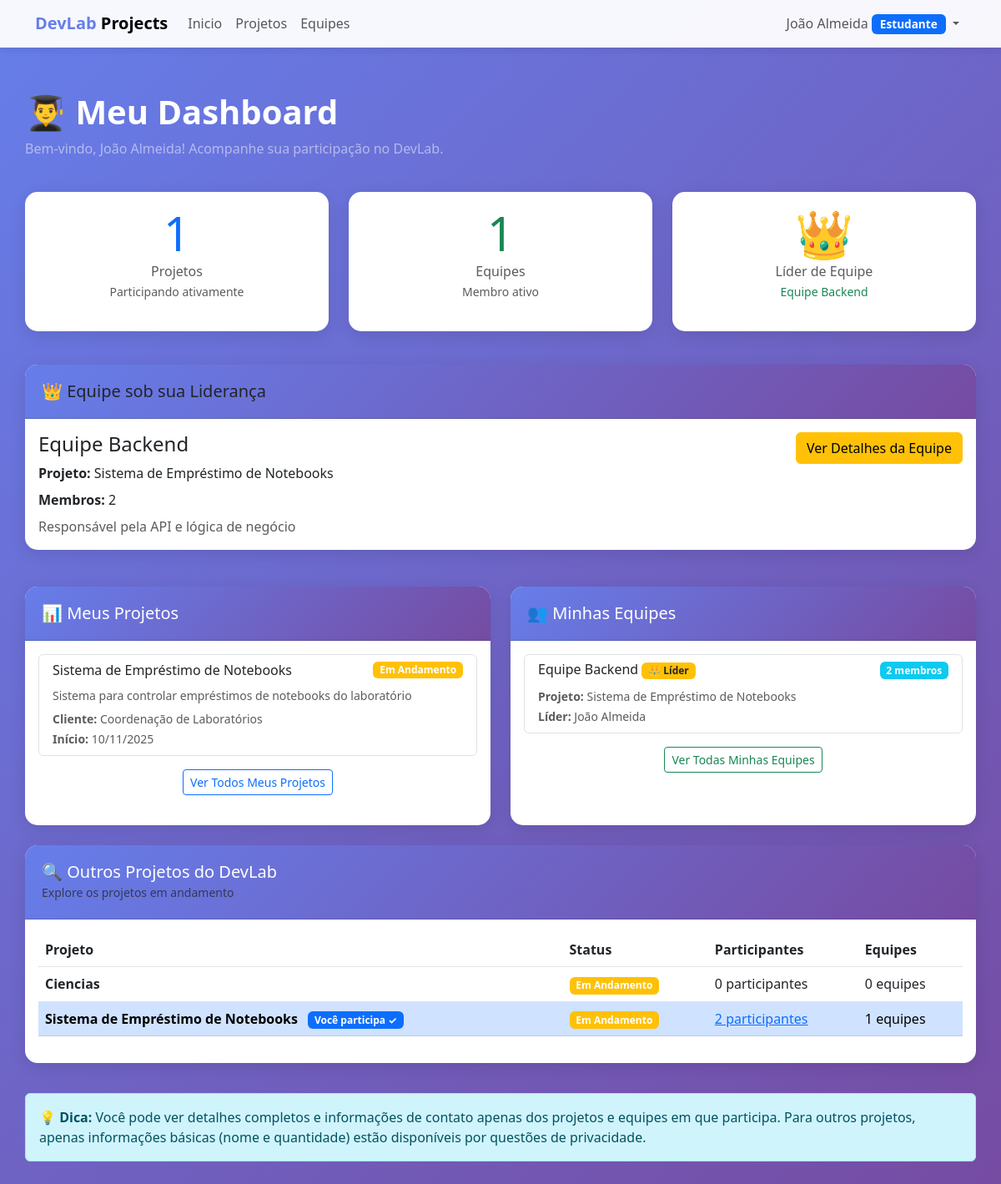
The app's page /estudante/ (signed in), older data.
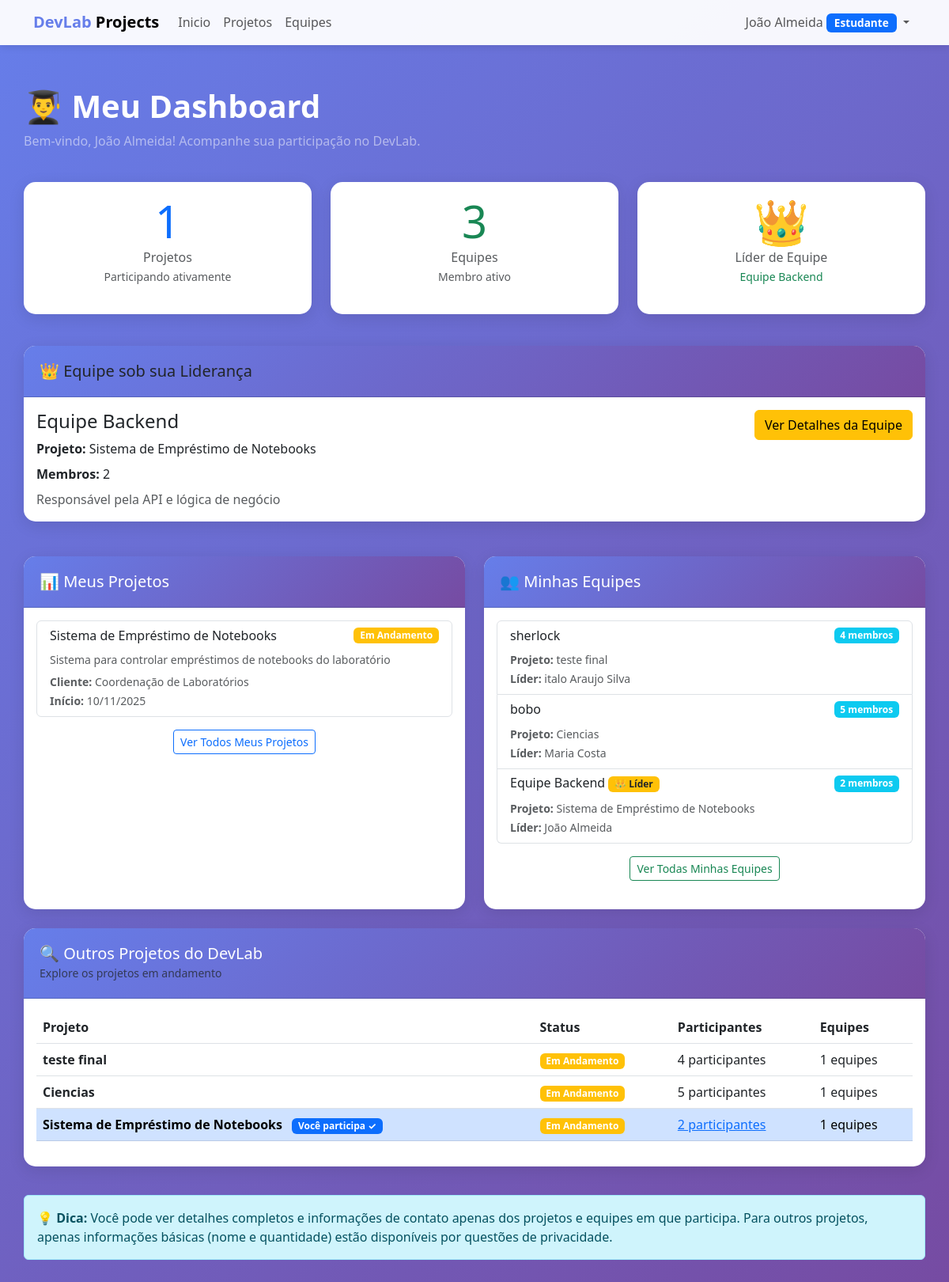
The same page, newer data.
### meuapp/models.py (models this page shows, shortened)
class Usuario(AbstractUser):
    TIPO_CHOICES = [
        ('coordenador', 'Coordenador'),
        ('professor', 'Professor'),
        ('estudante', 'Estudante'),
    ]
    tipo = models.CharField(max_length=20, choices=TIPO_CHOICES, default='estudante')
    matricula = models.CharField(max_length=20, unique=True, null=True, blank=True)
    cpf = models.CharField(max_length=11, unique=True, null=True, blank=True)
    data_nascimento = models.DateField(null=True, blank=True)
    curso = models.CharField(max_length=100, blank=True)
    class Meta:
        verbose_name = 'Usuário'
        verbose_name_plural = 'Usuários'

class Equipe(models.Model):
    nome = models.CharField(max_length=100)
    descricao = models.TextField(blank=True)
    projeto = models.ForeignKey(Projeto, on_delete=models.CASCADE, related_name='equipes', null=True, blank=True)
    lider = models.OneToOneField(
        Usuario,
        on_delete=models.SET_NULL,
        null=True,
        blank=True,
        related_name='equipe_liderada',
        help_text="Líder da equipe (cada usuário pode liderar no máximo uma equipe)"
    )
    membros = models.ManyToManyField(Usuario, related_name='equipes_participando', blank=True)
    criada_em = models.DateTimeField(auto_now_add=True)
    class Meta:
        verbose_name = 'Equipe'
        verbose_name_plural = 'Equipes'
        ordering = ['projeto', 'nome']
    def total_membros(self):
        return self.membros.count()

class Projeto(models.Model):
    STATUS_CHOICES = [
        ('planejado', 'Planejado'),
        ('andamento', 'Em Andamento'),
        ('concluido', 'Concluído'),
    ]
    titulo = models.CharField(max_length=200)
    descricao = models.TextField()
    cliente = models.CharField(max_length=200)
    status = models.CharField(max_length=20, choices=STATUS_CHOICES, default='planejado')
    data_inicio = models.DateField()
    data_fim_prevista = models.DateField()
    participantes = models.ManyToManyField(Usuario, through='ParticipacaoProjeto', related_name='projetos_participando')
    criado_em = models.DateTimeField(auto_now_add=True)
    atualizado_em = models.DateTimeField(auto_now=True)
    class Meta:
        verbose_name = 'Projeto'
        verbose_name_plural = 'Projetos'
        ordering = ['-criado_em']
    def total_participantes(self):
        return self.membros_por_equipes().count()
    def membros_por_equipes(self):
        return Usuario.objects.filter(equipes_participando__projeto=self).distinct()
    def total_equipes(self):
        return self.equipes.count()

### meuapp/views.py (the view)
# urls.py: path('estudante/', views.estudante_dashboard, name='estudante_dashboard'),
@login_required
@user_passes_test(is_estudante)
def estudante_dashboard(request):
    meus_projetos = request.user.projetos_participando.all()
    minhas_equipes = request.user.equipes_participando.all()
    equipe_liderada = getattr(request.user, 'equipe_liderada', None)
    todos_projetos = Projeto.objects.all()
    context = {
        'meus_projetos': meus_projetos,
        'minhas_equipes': minhas_equipes,
        'equipe_liderada': equipe_liderada,
        'todos_projetos': todos_projetos,
    }
    return render(request, 'aluno.html', context)

### meuapp/templates/aluno.html (shortened to what this page needs)
{% extends 'base.html' %}
{% block content %}
<div class="row mb-4">
    <div class="col-12">
        <h1 class="text-white mb-2">
            <strong>👨‍🎓 Meu Dashboard</strong>
        </h1>
        <p class="text-white-50">Bem-vindo, {{ user.get_full_name|default:user.username }}! Acompanhe sua participação no DevLab.</p>
    </div>
</div>
<div class="row mb-4">
    <div class="col-md-4 mb-3">
        <div class="card text-center h-100">
            <div class="card-body">
                <h1 class="display-4 text-primary mb-0">{{ meus_projetos.count }}</h1>
                <p class="text-muted mb-0">Projetos</p>
                <small class="text-muted">Participando ativamente</small>
            </div>
        </div>
    </div>
    <div class="col-md-4 mb-3">
        <div class="card text-center h-100">
            <div class="card-body">
                <h1 class="display-4 text-success mb-0">{{ minhas_equipes.count }}</h1>
                <p class="text-muted mb-0">Equipes</p>
                <small class="text-muted">Membro ativo</small>
            </div>
        </div>
    </div>
    <div class="col-md-4 mb-3">
        <div class="card text-center h-100">
            <div class="card-body">
                {% if equipe_liderada %}
                    <h1 class="display-4 text-warning mb-0">👑</h1>
                    <p class="text-muted mb-0">Líder de Equipe</p>
                    <small class="text-success">{{ equipe_liderada.nome }}</small>
                {% else %}
                    <h1 class="display-4 text-muted mb-0">-</h1>
                    <p class="text-muted mb-0">Membro</p>
                    <small class="text-muted">Sem liderança</small>
                {% endif %}
            </div>
        </div>
    </div>
</div>
{% if equipe_liderada %}
<div class="row mb-4">
    <div class="col-12">
        <div class="card border-warning">
            <div class="card-header bg-warning">
                <h5 class="mb-0 text-dark">👑 Equipe sob sua Liderança</h5>
            </div>
            <div class="card-body">
                <div class="row">
                    <div class="col-md-8">
                        <h4 class="mb-2">{{ equipe_liderada.nome }}</h4>
                        <p class="mb-2"><strong>Projeto:</strong>
                            {% if equipe_liderada.projeto %}
                                {{ equipe_liderada.projeto.titulo }}
                            {% else %}
                                <span class="text-muted">Sem projeto</span>
                            {% endif %}
                        </p>
                        <p class="mb-2"><strong>Membros:</strong> {{ equipe_liderada.total_membros }}</p>
                        <p class="mb-0 text-muted">{{ equipe_liderada.descricao|default:"Sem descrição" }}</p>
                    </div>
                    <div class="col-md-4 text-end">
                        <a href="{% url 'equipe_detalhes' equipe_liderada.pk %}" class="btn btn-warning">
                            Ver Detalhes da Equipe
                        </a>
                    </div>
                </div>
            </div>
        </div>
    </div>
</div>
{% endif %}
<div class="row">
    <div class="col-md-6 mb-4">
        <div class="card h-100">
            <div class="card-header">
                <h5 class="mb-0">📊 Meus Projetos</h5>
            </div>
            <div class="card-body">
                {% if meus_projetos %}
                    <div class="list-group">
                        {% for projeto in meus_projetos %}
                        <a href="{% url 'projeto_detalhes' projeto.pk %}"
                           class="list-group-item list-group-item-action">
                            <div class="d-flex w-100 justify-content-between align-items-center mb-2">
                                <h6 class="mb-0">{{ projeto.titulo }}</h6>
                                <span class="badge bg-{% if projeto.status == 'concluido' %}success{% elif projeto.status == 'andamento' %}warning{% else %}secondary{% endif %}">
                                    {{ projeto.get_status_display }}
                                </span>
                            </div>
                            <p class="mb-1 text-muted"><small>{{ projeto.descricao|truncatewords:12 }}</small></p>
                            <small class="text-muted">
                                <strong>Cliente:</strong> {{ projeto.cliente }}<br>
                                <strong>Início:</strong> {{ projeto.data_inicio|date:"d/m/Y" }}
                            </small>
                        </a>
                        {% endfor %}
                    </div>
                    <div class="text-center mt-3">
                        <a href="{% url 'projeto_lista' %}" class="btn btn-sm btn-outline-primary">
                            Ver Todos Meus Projetos
                        </a>
                    </div>
                {% else %}
                    <div class="text-center py-5">
                        <h5 class="text-muted">📭</h5>
                        <p class="text-muted">Você ainda não está participando de nenhum projeto</p>
                        <small class="text-muted">Entre em contato com o coordenador ou professor orientador para ser adicionado a um projeto</small>
                    </div>
                {% endif %}
            </div>
        </div>
    </div>
    <div class="col-md-6 mb-4">
        <div class="card h-100">
            <div class="card-header">
                <h5 class="mb-0">👥 Minhas Equipes</h5>
            </div>
            <div class="card-body">
                {% if minhas_equipes %}
                    <div class="list-group">
                        {% for equipe in minhas_equipes %}
                        <a href="{% url 'equipe_detalhes' equipe.pk %}"
                           class="list-group-item list-group-item-action">
                            <div class="d-flex w-100 justify-content-between align-items-center mb-2">
                                <h6 class="mb-0">
                                    {{ equipe.nome }}
                                    {% if equipe.lider == user %}
                                        <span class="badge bg-warning text-dark">👑 Líder</span>
                                    {% endif %}
                                </h6>
                                <span class="badge bg-info">{{ equipe.total_membros }} membros</span>
                            </div>
                            <small class="text-muted">
                                <strong>Projeto:</strong>
                                {% if equipe.projeto %}
                                    {{ equipe.projeto.titulo }}
                                {% else %}
                                    <span class="text-muted">Sem projeto</span>
                                {% endif %}
                                <br>
                                <strong>Líder:</strong>
                                {% if equipe.lider %}
                                    {{ equipe.lider.get_full_name|default:equipe.lider.username }}
                                {% else %}
                                    <span class="text-muted">Não definido</span>
                                {% endif %}
                            </small>
                        </a>
                        {% endfor %}
                    </div>
                    <div class="text-center mt-3">
                        <a href="{% url 'equipe_lista' %}" class="btn btn-sm btn-outline-success">
                            Ver Todas Minhas Equipes
                        </a>
                    </div>
                {% else %}
                    <div class="text-center py-5">
                        <h5 class="text-muted">👤</h5>
                        <p class="text-muted">Você não está em nenhuma equipe ainda</p>
                        <small class="text-muted">Participe de um projeto para ser adicionado a uma equipe</small>
                    </div>
                {% endif %}
            </div>
        </div>
    </div>
</div>
<div class="row">
    <div class="col-12">
        <div class="card">
            <div class="card-header">
                <h5 class="mb-0">🔍 Outros Projetos do DevLab</h5>
                <small class="text-muted">Explore os projetos em andamento</small>
            </div>
            <div class="card-body">
                {% if todos_projetos %}
                    <div class="table-responsive">
                        <table class="table table-hover">
                            <thead>
                                <tr>
                                    <th>Projeto</th>
                                    <th>Status</th>
                                    <th>Participantes</th>
                                    <th>Equipes</th>
                                </tr>
                            </thead>
                            <tbody>
                                {% for projeto in todos_projetos %}
                                <tr {% if projeto in meus_projetos %}class="table-primary"{% endif %}>
                                    <td>
                                        <strong>{{ projeto.titulo }}</strong>
                                        {% if projeto in meus_projetos %}
                                            <span class="badge bg-primary ms-2">Você participa ✓</span>
                                        {% endif %}
                                    </td>
                                    <td>
                                        <span class="badge bg-{% if projeto.status == 'concluido' %}success{% elif projeto.status == 'andamento' %}warning{% else %}secondary{% endif %}">
                                            {{ projeto.get_status_display }}
                                        </span>
                                    </td>
                                    <td>
                                        {% if projeto in meus_projetos %}
                                            <a href="{% url 'projeto_detalhes' projeto.pk %}">
                                                {{ projeto.total_participantes }} participantes
                                            </a>
                                        {% else %}
                                            {{ projeto.total_participantes }} participantes
                                        {% endif %}
                                    </td>
                                    <td>{{ projeto.total_equipes }} equipes</td>
                                </tr>
                                {% endfor %}
                            </tbody>
                        </table>
                    </div>
                {% else %}
                    <p class="text-muted text-center py-5">Nenhum projeto disponível no momento</p>
                {% endif %}
            </div>
        </div>
    </div>
</div>
<div class="row mt-3">
    <div class="col-12">
        <div class="alert alert-info">
            <strong>💡 Dica:</strong> Você pode ver detalhes completos e informações de contato apenas dos projetos e equipes em que participa.
            Para outros projetos, apenas informações básicas (nome e quantidade) estão disponíveis por questões de privacidade.
        </div>
    </div>
</div>
{% endblock %}

### meuapp/templates/base.html (shortened to what this page needs)
<!DOCTYPE html>
<html lang="pt-br">
<head>
    <link href="https://cdn.jsdelivr.net/npm/bootstrap@5.3.0/dist/css/bootstrap.min.css" rel="stylesheet">
</head>
<body>
    {% if user.is_authenticated %}
    <nav class="navbar navbar-expand-lg navbar-light bg-light fixed-top">
        <div class="container">
            <a class="navbar-brand fw-bold" href="{% url 'dashboard' %}">
                <span style="color: #667eea;">DevLab</span> Projects
            </a>
            <div class="collapse navbar-collapse" id="navbarNav">
                <ul class="navbar-nav me-auto">
                    <li class="nav-item">
                        <a class="nav-link" href="{% url 'dashboard' %}">Inicio</a>
                    </li>
                    <li class="nav-item">
                        <a class="nav-link" href="{% url 'projeto_lista' %}">Projetos</a>
                    </li>
                    <li class="nav-item">
                        <a class="nav-link" href="{% url 'equipe_lista' %}">Equipes</a>
                    </li>
                </ul>
                <ul class="navbar-nav">
                    <li class="nav-item dropdown">
                        <a class="nav-link dropdown-toggle" href="#" id="userDropdown" role="button"
                           data-bs-toggle="dropdown">
                            {{ user.get_full_name|default:user.username }}
                            <span class="badge bg-primary badge-tipo">{{ user.get_tipo_display }}</span>
                        </a>
                    </li>
                </ul>
            </div>
        </div>
    </nav>
    {% endif %}
    <div class="container main-content">
        {% block content %}{% endblock %}
    </div>
</body>
</html>

Row changes from the older to the newer data that the page shows:
added Equipe: nome "sherlock", total_membros "4", projeto.titulo "teste final", lider.get_full_name "italo Araujo Silva"
added Equipe: nome "bobo", total_membros "5", projeto.titulo "Ciencias", lider.get_full_name "Maria Costa"
added Projeto: titulo "teste final", status "Em Andamento", total_participantes "4", total_equipes "1", shown under "🔍 Outros Projetos do DevLab"
computed for Projeto "Ciencias": total_participantes "0" → "5"; total_equipes "0" → "1"
Text that changed along with them:
{{ minhas_equipes.count }}: "1" → "3"
